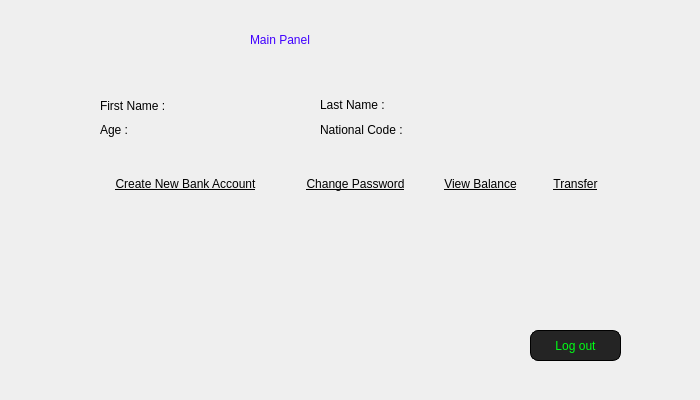
<?xml version="1.0" encoding="UTF-8"?>
<ui version="4.0">
 <class>MainPanel</class>
 <widget class="QWidget" name="MainPanel">
  <property name="geometry">
   <rect>
    <x>0</x>
    <y>0</y>
    <width>700</width>
    <height>400</height>
   </rect>
  </property>
  <property name="windowTitle">
   <string>Form</string>
  </property>
  <property name="styleSheet">
   <string notr="true">QPushButton {
    background-color: transparent;
    border: none;
}</string>
  </property>
  <widget class="QLabel" name="background">
   <property name="geometry">
    <rect>
     <x>0</x>
     <y>0</y>
     <width>700</width>
     <height>400</height>
    </rect>
   </property>
   <property name="styleSheet">
    <string notr="true"/>
   </property>
   <property name="text">
    <string/>
   </property>
   <property name="pixmap">
    <pixmap resource="Panel.qrc">:/images/panel2.png</pixmap>
   </property>
  </widget>
  <widget class="QPushButton" name="createNewBankAccountPB">
   <property name="geometry">
    <rect>
     <x>90</x>
     <y>169</y>
     <width>191</width>
     <height>29</height>
    </rect>
   </property>
   <property name="cursor">
    <cursorShape>PointingHandCursor</cursorShape>
   </property>
   <property name="styleSheet">
    <string notr="true">gridline-color: rgb(0, 0, 0);
text-decoration: underline;
color: rgb(0, 0, 0);
font: 10pt &quot;MRT_Sozar&quot;;
</string>
   </property>
   <property name="text">
    <string>Create New Bank Account</string>
   </property>
  </widget>
  <widget class="QPushButton" name="changePasswordPB">
   <property name="geometry">
    <rect>
     <x>290</x>
     <y>169</y>
     <width>131</width>
     <height>29</height>
    </rect>
   </property>
   <property name="cursor">
    <cursorShape>PointingHandCursor</cursorShape>
   </property>
   <property name="styleSheet">
    <string notr="true">gridline-color: rgb(0, 0, 0);
text-decoration: underline;
color: rgb(0, 0, 0);
font: 10pt &quot;MRT_Sozar&quot;;
</string>
   </property>
   <property name="text">
    <string>Change Password</string>
   </property>
  </widget>
  <widget class="QPushButton" name="viewBalancePB">
   <property name="geometry">
    <rect>
     <x>430</x>
     <y>169</y>
     <width>101</width>
     <height>29</height>
    </rect>
   </property>
   <property name="cursor">
    <cursorShape>PointingHandCursor</cursorShape>
   </property>
   <property name="styleSheet">
    <string notr="true">gridline-color: rgb(0, 0, 0);
text-decoration: underline;
color: rgb(0, 0, 0);
font: 10pt &quot;MRT_Sozar&quot;;
</string>
   </property>
   <property name="text">
    <string>View Balance</string>
   </property>
  </widget>
  <widget class="QPushButton" name="transferPB">
   <property name="geometry">
    <rect>
     <x>540</x>
     <y>169</y>
     <width>71</width>
     <height>29</height>
    </rect>
   </property>
   <property name="cursor">
    <cursorShape>PointingHandCursor</cursorShape>
   </property>
   <property name="styleSheet">
    <string notr="true">gridline-color: rgb(0, 0, 0);
text-decoration: underline;
color: rgb(0, 0, 0);
font: 10pt &quot;MRT_Sozar&quot;;
</string>
   </property>
   <property name="text">
    <string>Transfer</string>
   </property>
  </widget>
  <widget class="QPushButton" name="logoutPB">
   <property name="geometry">
    <rect>
     <x>530</x>
     <y>330</y>
     <width>91</width>
     <height>31</height>
    </rect>
   </property>
   <property name="cursor">
    <cursorShape>PointingHandCursor</cursorShape>
   </property>
   <property name="styleSheet">
    <string notr="true">color: rgb(0, 255, 21);
background-color: rgb(36, 36, 36);
font: 9pt &quot;MRT_Sozar&quot;;
border-color: 1px ,rgb(0, 0, 0);
border-radius: 8px;
border : 1px solid #000000;
</string>
   </property>
   <property name="text">
    <string>Log out</string>
   </property>
   <property name="autoDefault">
    <bool>false</bool>
   </property>
   <property name="default">
    <bool>true</bool>
   </property>
   <property name="flat">
    <bool>false</bool>
   </property>
  </widget>
  <widget class="QLabel" name="mainPanelL">
   <property name="geometry">
    <rect>
     <x>250</x>
     <y>10</y>
     <width>200</width>
     <height>60</height>
    </rect>
   </property>
   <property name="styleSheet">
    <string notr="true">color: rgb(64, 0, 255);
font: 800 17pt &quot;Rockwell Extra Bold&quot;;
</string>
   </property>
   <property name="text">
    <string>Main Panel</string>
   </property>
  </widget>
  <widget class="QLabel" name="ageL">
   <property name="geometry">
    <rect>
     <x>100</x>
     <y>114</y>
     <width>41</width>
     <height>31</height>
    </rect>
   </property>
   <property name="styleSheet">
    <string notr="true">color: black;
font: 10pt &quot;Tw Cen MT&quot;;
</string>
   </property>
   <property name="text">
    <string>Age :</string>
   </property>
  </widget>
  <widget class="QLabel" name="firstNameL">
   <property name="geometry">
    <rect>
     <x>100</x>
     <y>80</y>
     <width>101</width>
     <height>51</height>
    </rect>
   </property>
   <property name="styleSheet">
    <string notr="true">color: black;
font: 12pt &quot;Tw Cen MT&quot;;
</string>
   </property>
   <property name="text">
    <string>First Name :</string>
   </property>
  </widget>
  <widget class="QLabel" name="lastNameL">
   <property name="geometry">
    <rect>
     <x>320</x>
     <y>79</y>
     <width>101</width>
     <height>51</height>
    </rect>
   </property>
   <property name="styleSheet">
    <string notr="true">color: black;
font: 12pt &quot;Tw Cen MT&quot;;
</string>
   </property>
   <property name="text">
    <string>Last Name :</string>
   </property>
  </widget>
  <widget class="QLabel" name="ageST">
   <property name="geometry">
    <rect>
     <x>150</x>
     <y>120</y>
     <width>51</width>
     <height>20</height>
    </rect>
   </property>
   <property name="styleSheet">
    <string notr="true">color: rgb(67, 67, 67);</string>
   </property>
   <property name="text">
    <string/>
   </property>
  </widget>
  <widget class="QLabel" name="nationalCodeL">
   <property name="geometry">
    <rect>
     <x>320</x>
     <y>114</y>
     <width>111</width>
     <height>31</height>
    </rect>
   </property>
   <property name="styleSheet">
    <string notr="true">color: black;
font: 10pt &quot;Tw Cen MT&quot;;
</string>
   </property>
   <property name="text">
    <string>National Code :</string>
   </property>
  </widget>
  <widget class="QLabel" name="firstNameST">
   <property name="geometry">
    <rect>
     <x>210</x>
     <y>95</y>
     <width>91</width>
     <height>20</height>
    </rect>
   </property>
   <property name="styleSheet">
    <string notr="true">color: rgb(67, 67, 67);</string>
   </property>
   <property name="text">
    <string/>
   </property>
  </widget>
  <widget class="QLabel" name="lastNameST">
   <property name="geometry">
    <rect>
     <x>430</x>
     <y>95</y>
     <width>161</width>
     <height>20</height>
    </rect>
   </property>
   <property name="styleSheet">
    <string notr="true">color: rgb(67, 67, 67);</string>
   </property>
   <property name="text">
    <string/>
   </property>
  </widget>
  <widget class="QLabel" name="nationalCodeST">
   <property name="geometry">
    <rect>
     <x>440</x>
     <y>120</y>
     <width>161</width>
     <height>20</height>
    </rect>
   </property>
   <property name="styleSheet">
    <string notr="true">color: rgb(67, 67, 67);</string>
   </property>
   <property name="text">
    <string/>
   </property>
  </widget>
 </widget>
 <resources>
  <include location="Panel.qrc"/>
 </resources>
 <connections/>
</ui>
